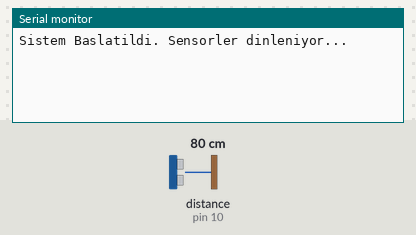
Bench run of a sketch on a simulated Arduino Uno, built with avr-gcc and run on an emulated ATmega328P. On the bench: the last lines printed to the serial monitor. Wiring (inferred from the names in the program): ultrasonic range finder: trigger pin 9; echo pin 10. The test bench sets the inputs (shaded band); at power-on: distance to the obstacle (sensor on pin 10) 80 cm. The echo pulse lasts 58.3 µs per cm.

Above: at 1.2 s.
1.3 s: distance to the obstacle (sensor on pin 10) set to 18 cm
At 2.9 s:
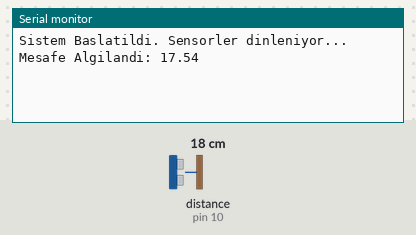
4.3 s: distance to the obstacle (sensor on pin 10) set to 35 cm
At 6.6 s:
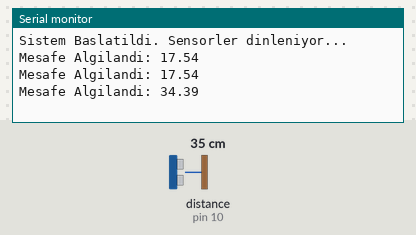

The sketch:

Arduino_Sensor.ino
```cpp
#include <SoftwareSerial.h>

// ESP32 İle İletişim İçin Yeni Çizgi (SoftwareSerial)
// RX = Pin 2, TX = Pin 3
// ARDUINO'nun 3. Pini (TX) -> ESP32'nin RX (U0R) pinine bağlanacak!
SoftwareSerial espSerial(2, 3);

// HC-SR04 Sensör Pin Tanımlamaları
const int trigPin = 9;
const int echoPin = 10;

// MQ-2 Sensör Pin ve Eşik Değeri
const int mq2Pin = A0;
const int gasThreshold = 400; // Bu değeri ortamınıza göre ayarlayabilirsiniz

// Değişkenler
long duration;
float distance;
unsigned long lastSendTime = 0;
const int sendInterval = 2000; // 2 saniye cooldown

void setup() {
  Serial.begin(115200);     // Sizin bilgisayardan görmeniz için bağlanan USB seri port
  espSerial.begin(9600);    // ESP32'ye giden yeni güvenli ve yavaş hat (115200 ÇÖKERTİR!)

  pinMode(trigPin, OUTPUT);
  pinMode(echoPin, INPUT);

  // A0 varsayılan olarak analog giriştir, pinMode yazmaya gerek yoktur
  Serial.println("Sistem Baslatildi. Sensorler dinleniyor...");
}

void loop() {
  // HC-SR04 Tetikleme
  digitalWrite(trigPin, LOW);
  delayMicroseconds(2);
  digitalWrite(trigPin, HIGH);
  delayMicroseconds(10);
  digitalWrite(trigPin, LOW);

  // Echo pininden dönen dalganın süresini oku
  duration = pulseIn(echoPin, HIGH);

  // Süreyi mesafeye çevir (cm cinsinden)
  // Ses hızı yaklaşık 0.034 cm/mikrosaniye
  distance = duration * 0.034 / 2;

  // Mesafe 10cm ile 1m (100cm) arasında mı kontrol et
  if (distance >= 10.0 && distance <= 100.0) {
    // Spam gönderimi engellemek için cooldown kontrolü
    if (millis() - lastSendTime > sendInterval) {
      lastSendTime = millis();

      // Bilgisayardan Görme (Log)
      Serial.print("Mesafe Algilandi: ");
      Serial.println(distance);

      // ESP32'ye veriyi gönder (GERÇEK HAT)
      // Format: DISTANCE:45.50
      espSerial.print("DISTANCE:");
      espSerial.println(distance);
    }
  }

  // === MQ-2 GAZ SENSÖRÜ KONTROLÜ (Geçici Olarak Kapatıldı) ===
  /*
  int gasValue = analogRead(mq2Pin);

  if (gasValue > gasThreshold) {
    if (millis() - lastSendTime > sendInterval) {
      lastSendTime = millis();
      Serial.print("Gaz/Duman Algilandi! Seviye: ");
      Serial.println(gasValue);
      espSerial.print("GAS:");
      espSerial.println(gasValue);
    }
  }
  */

  // Kısa bir bekleme
  delay(100);
}
```

Measured:
- after the input at 1.3 s, the serial monitor: prints a new line after 0.78 s (image 1)
- after the input at 4.3 s, the serial monitor: prints a new line after 1.9 s (image 2)
